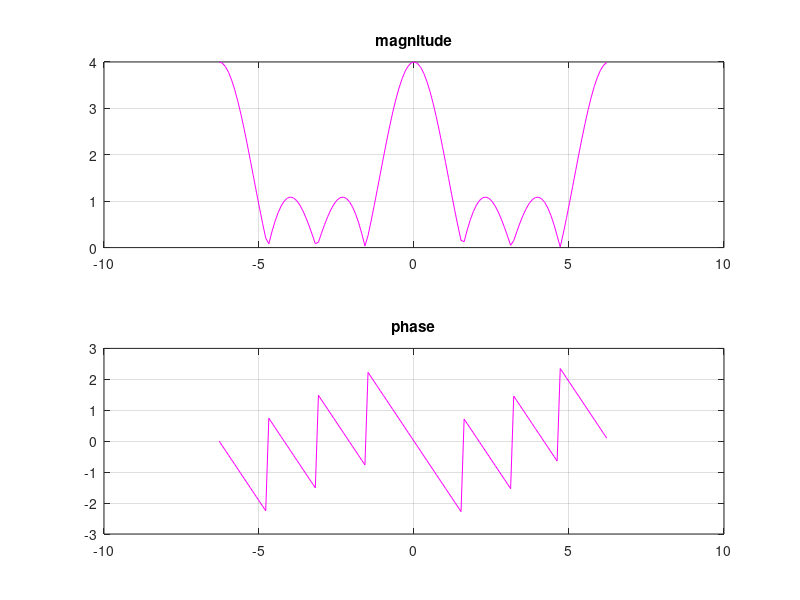

The MATLAB script that drew this image:
%% clear
clc
clear all
close all

%% process
y=0;
w=-2*pi:0.1:+2*pi;
for i=1:4
    y=y+exp(-j*w*(i-1));
end

%% plot
subplot(2,1,1);
plot(w, abs(y),'m');
title('magnitude');
grid on;
subplot(2,1,2);
plot(w, angle(y),'m');
title('phase');
grid on;
